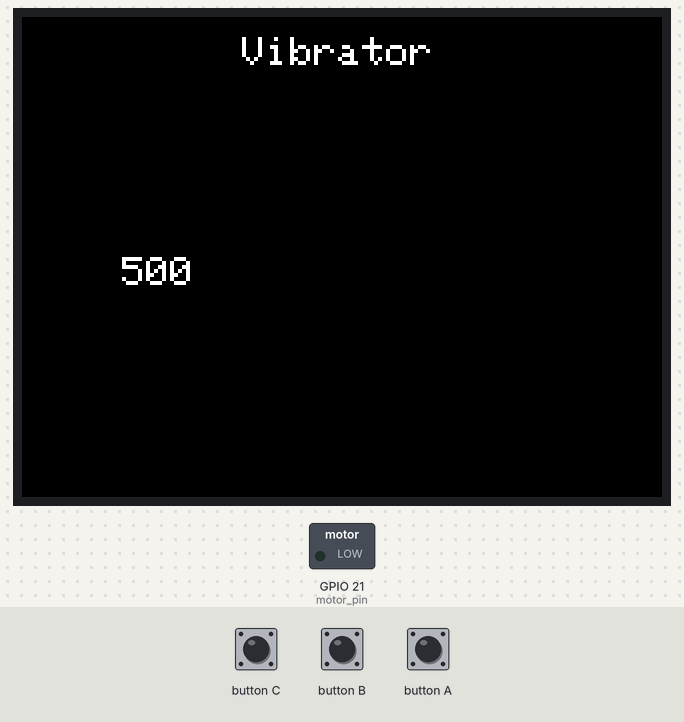
Bench run of a sketch on a simulated ESP32. Shown: 320×240 colour display, switched loads named in the sketch (green lamp = pin HIGH). Inputs (shaded band) come from the test bench.

Above: at 1.3 s.
1.4 s: button C pressed for 0.15 s
At 1.6 s:
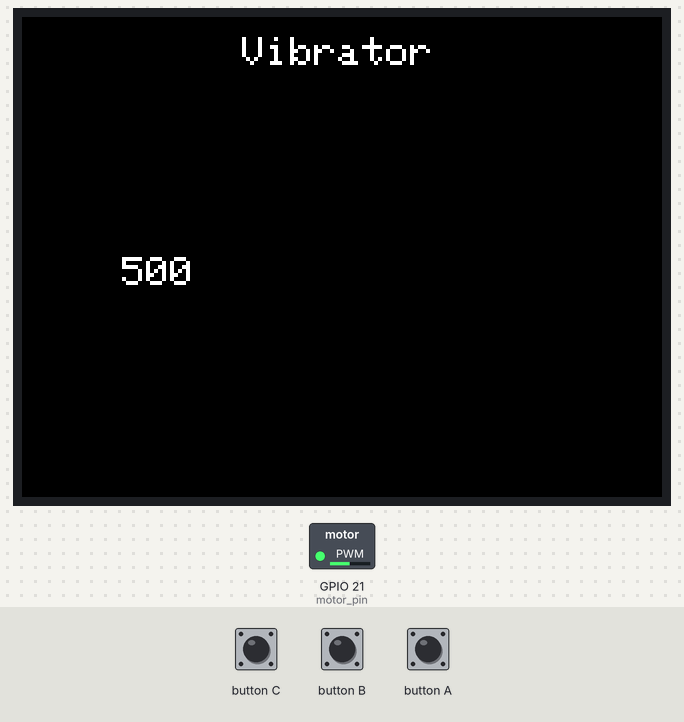
3.3 s: button B pressed for 0.15 s
At 4.4 s:
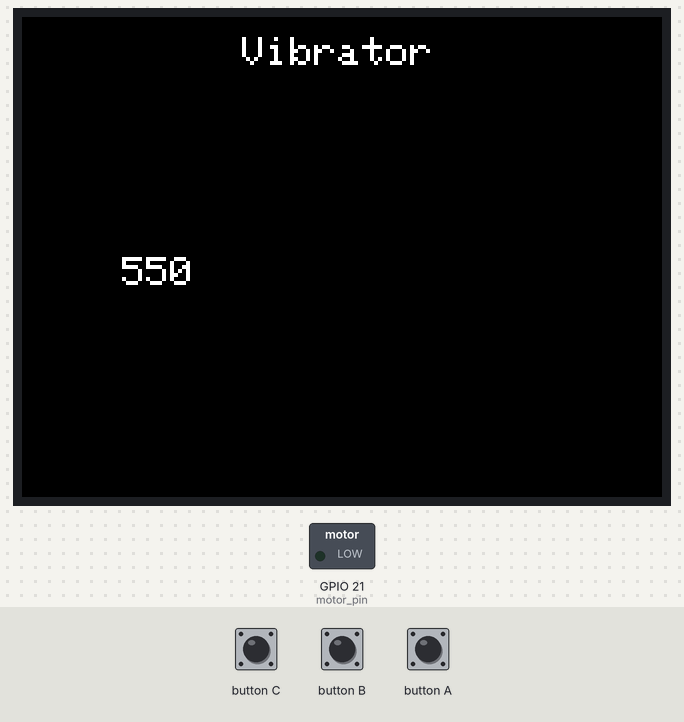
4.9 s: button C pressed for 1 s
At 5.1 s:
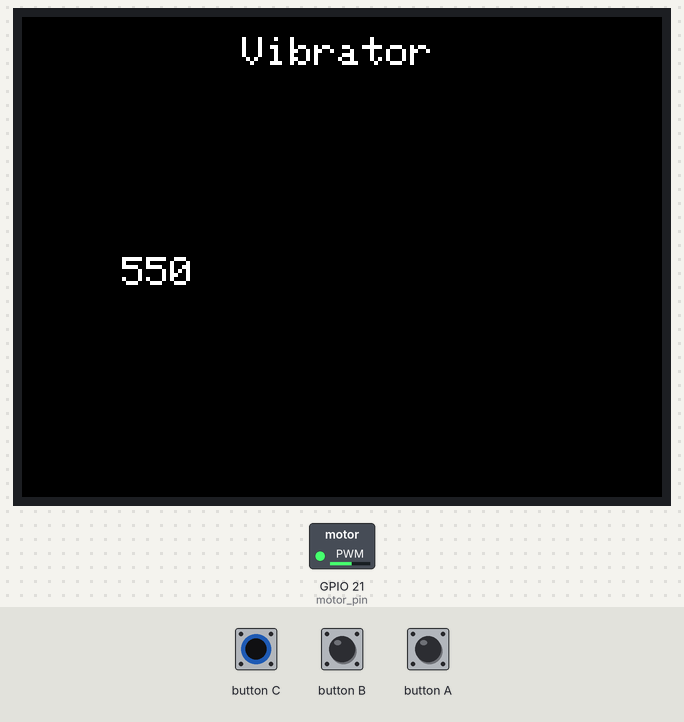
7.4 s: button B pressed for 1 s
At 8.7 s:
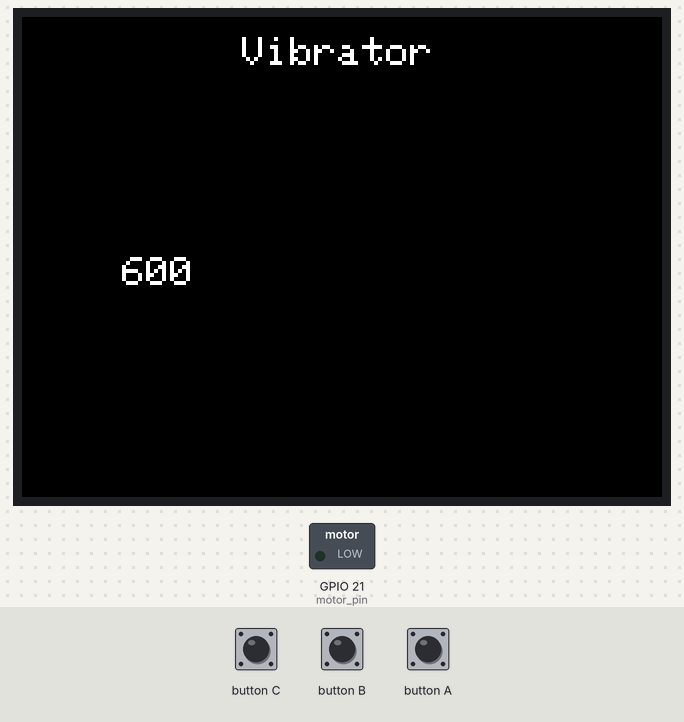
Timing chart, 0 to 10.4 s (numbered marks = the images above; inputs shaded):
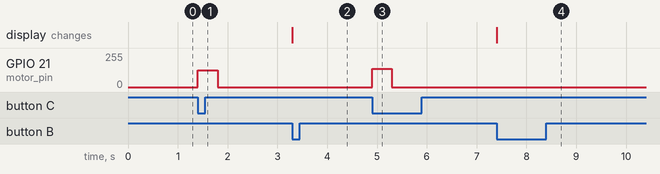

The sketch:

20220406_VIBRATOR.ino
```cpp
#include <M5Stack.h>

int value = 500;

#define motor_pin 21
int freq = 10000;
int ledChannel = 0;
int resolution = 10;
void setup() {
  M5.begin();             // Init M5Stack.  初始化M5Stack
  M5.Power.begin();       // Init power  初始化电源模块
  M5.lcd.setTextSize(2);  // Set the text size to 2.  设置文字大小为2
  M5.Lcd.setCursor(
      110, 10);  // Set the cursor at (110, 10).  将光标设置在(110, 10)处
  M5.Lcd.println("Vibrator");
  ledcSetup(
      ledChannel, freq,
      resolution);  // Sets the frequency and number of counts corresponding to
                    // the channel.  设置通道对应的频率和计数位数
  ledcAttachPin(
      motor_pin,
      ledChannel);  // Binds the specified channel to the specified I/O port for
                    // output.  将指定通道绑定到指定 IO 口上以实现输出
  M5.Lcd.setTextColor(WHITE, BLACK);
  M5.Lcd.setCursor(50, 120);
  M5.Lcd.printf("%3d", value);
}

void loop() {
  M5.update();
  if (M5.BtnA.wasPressed()) {
    value -= 50;
    M5.Lcd.setCursor(50, 120);
    M5.Lcd.printf("%3d", value);
  }
  if (M5.BtnB.wasPressed()) {
    value += 50;
    M5.Lcd.setCursor(50, 120);
    M5.Lcd.printf("%3d", value);
  }
  if (M5.BtnC.wasPressed()) {
    ledcWrite(ledChannel, value);
    delay(400);
    ledcWrite(ledChannel, 0);
  }
}
```

Measured:
- after the input at 1.4 s, GPIO 21 (motor_pin): 0/255 → 125/255 at once, → 0/255 0.40 s later
- after the input at 3.3 s, the display: changes at once (image 2)
- after the input at 4.9 s, GPIO 21 (motor_pin): 0/255 → 137/255 at once, → 0/255 0.40 s later
- after the input at 7.4 s, the display: changes at once (image 4)
